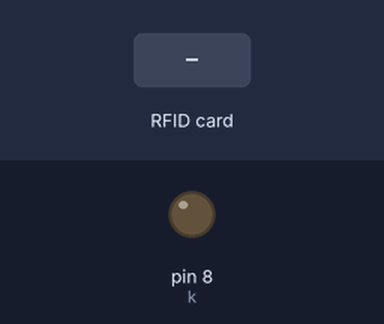
Bench run of a sketch on a simulated Arduino Uno, built with avr-gcc and run on an emulated ATmega328P. Parts: output pins drawn as LEDs (lit = HIGH). The test bench sets the inputs (shaded band). Pins used as bus, display or sensor lines are not drawn; what the sketch prints to the serial monitor is not drawn.

Above: at 1.2 s.
1.3 s: RFID card 5E 7A 19 C4 held to the reader
Timing chart, 0 to 4.3 s (numbered marks = the images above; inputs shaded):
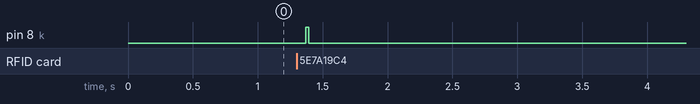

The sketch:

kartochka_3.ino
```cpp
int k=8;
#include <SPI.h>
#include <MFRC522.h>
#define SS_PIN 10
#define RST_PIN 9
MFRC522 mfrc522 (SS_PIN, RST_PIN);
unsigned long uidDec, uidDecTemp;
void setup()
{
pinMode(k,OUTPUT);
Serial.begin(9600);
Serial.println("Waiting for card...");
SPI.begin();
mfrc522.PCD_Init();
}
void loop()
{
if ( ! mfrc522.PICC_IsNewCardPresent())
{
Serial.println("! mfrc522.PICC_IsNewCardPresent()");
return;
}
if ( ! mfrc522.PICC_ReadCardSerial())
{
Serial.println(" ! mfrc522.PICC_ReadCardSerial()");
return;
}
uidDec = 0;
for (byte i = 0; i < mfrc522.uid.size; i++)
{
uidDecTemp = mfrc522.uid.uidByte[i];
uidDec = uidDec * 256 + uidDecTemp;
}
Serial.println("Card UID: ");
Serial.println(uidDec);
if (uidDec == 2587064457 or ! mfrc522.PICC_IsNewCardPresent())
{
digitalWrite(k,HIGH);
}
if (! mfrc522.PICC_IsNewCardPresent())
{
digitalWrite(k,LOW);
}
}
```

Measured:
- after the input at 1.3 s, pin 8 (k): LOW → HIGH after 0.07 s, → LOW 0.03 s later
